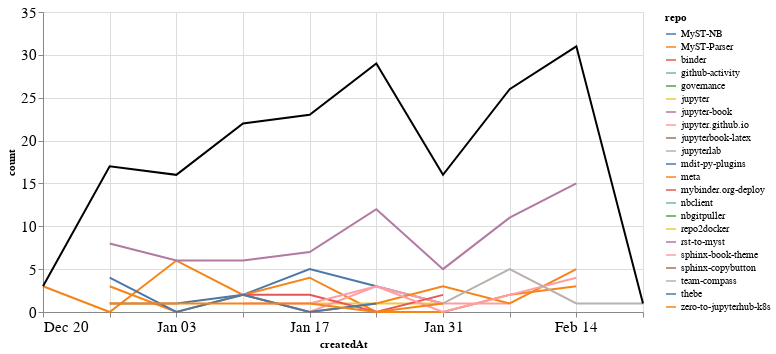

The code cell stored with this chart in its notebook:
### Markdown cell above
### Comments

### Code cell
comments_time = comments.groupby('repo').resample('W', on='createdAt').count()['author'].reset_index()
comments_time = comments_time.rename(columns={'author': 'count'})
comments_time_total = comments_time.groupby('createdAt').agg({"count": "sum"}).reset_index()
ch1 = alt.Chart(comments_time, width=600).mark_line().encode(
    x='createdAt',
    y='count',
    color='repo',
    tooltip="repo"
)

ch2 = alt.Chart(comments_time_total, width=600).mark_line(color="black").encode(
    x='createdAt',
    y='count',
)

ch1 + ch2

### Figure 1 — Vega-Lite specification as saved in the notebook (floating-point values rounded to 4 significant figures)
{"config": {"axisLeft": {"labelFontSize": 15}, "axisBottom": {"labelFontSize": 15}}, "layer": [{"data": {"name": "data-ead6c7731a3b7481011cc66ebaf4922b"}, "mark": "line", "encoding": {"color": {"type": "nominal", "field": "repo"}, "tooltip": {"type": "nominal", "field": "repo"}, "x": {"type": "temporal", "field": "createdAt"}, "y": {"type": "quantitative", "field": "count"}}, "width": 600}, {"data": {"name": "data-f73ff46194aaaa0712acf63fee5e196e"}, "mark": {"type": "line", "color": "black"}, "encoding": {"x": {"type": "temporal", "field": "createdAt"}, "y": {"type": "quantitative", "field": "count"}}, "width": 600}], "$schema": "https://vega.github.io/schema/vega-lite/v4.8.1.json", "datasets": {"data-ead6c7731a3b7481011cc66ebaf4922b": [{"repo": "MyST-NB", "createdAt": "2021-01-03T00:00:00", "count": 1}, {"repo": "MyST-NB", "createdAt": "2021-01-10T00:00:00", "count": 2}, {"repo": "MyST-NB", "createdAt": "2021-01-17T00:00:00", "count": 5}, {"repo": "MyST-NB", "createdAt": "2021-01-24T00:00:00", "count": 3}, {"repo": "MyST-NB", "createdAt": "2021-01-31T00:00:00", "count": 1}, {"repo": "MyST-Parser", "createdAt": "2020-12-20T00:00:00", "count": 3}, {"repo": "MyST-Parser", "createdAt": "2020-12-27T00:00:00", "count": 0}, {"repo": "MyST-Parser", "createdAt": "2021-01-03T00:00:00", "count": 6}, {"repo": "MyST-Parser", "createdAt": "2021-01-10T00:00:00", "count": 2}, {"repo": "MyST-Parser", "createdAt": "2021-01-17T00:00:00", "count": 4}, {"repo": "MyST-Parser", "createdAt": "2021-01-24T00:00:00", "count": 0}, {"repo": "MyST-Parser", "createdAt": "2021-01-31T00:00:00", "count": 0}, {"repo": "MyST-Parser", "createdAt": "2021-02-07T00:00:00", "count": 2}, {"repo": "MyST-Parser", "createdAt": "2021-02-14T00:00:00", "count": 3}, {"repo": "binder", "createdAt": "2021-01-31T00:00:00", "count": 1}, {"repo": "github-activity", "createdAt": "2021-01-17T00:00:00", "count": 2}, {"repo": "governance", "createdAt": "2021-01-24T00:00:00", "count": 1}, {"repo": "jupyter", "createdAt": "2021-01-17T00:00:00", "count": 1}, {"repo": "jupyter", "createdAt": "2021-01-24T00:00:00", "count": 1}, {"repo": "jupyter", "createdAt": "2021-01-31T00:00:00", "count": 1}, {"repo": "jupyter-book", "createdAt": "2020-12-27T00:00:00", "count": 8}, {"repo": "jupyter-book", "createdAt": "2021-01-03T00:00:00", "count": 6}, {"repo": "jupyter-book", "createdAt": "2021-01-10T00:00:00", "count": 6}, {"repo": "jupyter-book", "createdAt": "2021-01-17T00:00:00", "count": 7}, {"repo": "jupyter-book", "createdAt": "2021-01-24T00:00:00", "count": 12}, {"repo": "jupyter-book", "createdAt": "2021-01-31T00:00:00", "count": 5}, {"repo": "jupyter-book", "createdAt": "2021-02-07T00:00:00", "count": 11}, {"repo": "jupyter-book", "createdAt": "2021-02-14T00:00:00", "count": 15}, {"repo": "jupyter.github.io", "createdAt": "2021-01-10T00:00:00", "count": 2}, {"repo": "jupyter.github.io", "createdAt": "2021-01-17T00:00:00", "count": 0}, {"repo": "jupyter.github.io", "createdAt": "2021-01-24T00:00:00", "count": 3}, {"repo": "jupyter.github.io", "createdAt": "2021-01-31T00:00:00", "count": 1}, {"repo": "jupyter.github.io", "createdAt": "2021-02-07T00:00:00", "count": 1}, {"repo": "jupyterbook-latex", "createdAt": "2021-02-07T00:00:00", "count": 2}, {"repo": "jupyterlab", "createdAt": "2021-02-07T00:00:00", "count": 1}, {"repo": "mdit-py-plugins", "createdAt": "2021-02-07T00:00:00", "count": 1}, {"repo": "meta", "createdAt": "2020-12-27T00:00:00", "count": 3}, {"repo": "meta", "createdAt": "2021-01-03T00:00:00", "count": 0}, {"repo": "meta", "createdAt": "2021-01-10T00:00:00", "count": 2}, {"repo": "meta", "createdAt": "2021-01-17T00:00:00", "count": 0}, {"repo": "meta", "createdAt": "2021-01-24T00:00:00", "count": 1}, {"repo": "meta", "createdAt": "2021-01-31T00:00:00", "count": 3}, {"repo": "meta", "createdAt": "2021-02-07T00:00:00", "count": 1}, {"repo": "meta", "createdAt": "2021-02-14T00:00:00", "count": 5}, {"repo": "mybinder.org-deploy", "createdAt": "2021-01-10T00:00:00", "count": 2}, {"repo": "mybinder.org-deploy", "createdAt": "2021-01-17T00:00:00", "count": 2}, {"repo": "mybinder.org-deploy", "createdAt": "2021-01-24T00:00:00", "count": 0}, {"repo": "mybinder.org-deploy", "createdAt": "2021-01-31T00:00:00", "count": 2}, {"repo": "nbclient", "createdAt": "2021-02-14T00:00:00", "count": 3}, {"repo": "nbgitpuller", "createdAt": "2021-01-10T00:00:00", "count": 2}, {"repo": "repo2docker", "createdAt": "2021-01-24T00:00:00", "count": 4}, {"repo": "rst-to-myst", "createdAt": "2021-01-03T00:00:00", "count": 1}, {"repo": "sphinx-book-theme", "createdAt": "2021-01-10T00:00:00", "count": 1}, {"repo": "sphinx-book-theme", "createdAt": "2021-01-17T00:00:00", "count": 1}, {"repo": "sphinx-book-theme", "createdAt": "2021-01-24T00:00:00", "count": 3}, {"repo": "sphinx-book-theme", "createdAt": "2021-01-31T00:00:00", "count": 0}, {"repo": "sphinx-book-theme", "createdAt": "2021-02-07T00:00:00", "count": 2}, {"repo": "sphinx-book-theme", "createdAt": "2021-02-14T00:00:00", "count": 4}, {"repo": "sphinx-copybutton", "createdAt": "2020-12-27T00:00:00", "count": 1}, {"repo": "sphinx-copybutton", "createdAt": "2021-01-03T00:00:00", "count": 1}, {"repo": "team-compass", "createdAt": "2021-01-31T00:00:00", "count": 1}, {"repo": "team-compass", "createdAt": "2021-02-07T00:00:00", "count": 5}, {"repo": "team-compass", "createdAt": "2021-02-14T00:00:00", "count": 1}, {"repo": "team-compass", "createdAt": "2021-02-21T00:00:00", "count": 1}, {"repo": "thebe", "createdAt": "2020-12-27T00:00:00", "count": 4}, {"repo": "thebe", "createdAt": "2021-01-03T00:00:00", "count": 0}, {"repo": "thebe", "createdAt": "2021-01-10T00:00:00", "count": 2}, {"repo": "thebe", "createdAt": "2021-01-17T00:00:00", "count": 0}, {"repo": "thebe", "createdAt": "2021-01-24T00:00:00", "count": 1}, {"repo": "zero-to-jupyterhub-k8s", "createdAt": "2020-12-27T00:00:00", "count": 1}, {"repo": "zero-to-jupyterhub-k8s", "createdAt": "2021-01-03T00:00:00", "count": 1}, {"repo": "zero-to-jupyterhub-k8s", "createdAt": "2021-01-10T00:00:00", "count": 1}, {"repo": "zero-to-jupyterhub-k8s", "createdAt": "2021-01-17T00:00:00", "count": 1}, {"repo": "zero-to-jupyterhub-k8s", "createdAt": "2021-01-24T00:00:00", "count": 0}, {"repo": "zero-to-jupyterhub-k8s", "createdAt": "2021-01-31T00:00:00", "count": 1}], "data-f73ff46194aaaa0712acf63fee5e196e": [{"createdAt": "2020-12-20T00:00:00", "count": 3}, {"createdAt": "2020-12-27T00:00:00", "count": 17}, {"createdAt": "2021-01-03T00:00:00", "count": 16}, {"createdAt": "2021-01-10T00:00:00", "count": 22}, {"createdAt": "2021-01-17T00:00:00", "count": 23}, {"createdAt": "2021-01-24T00:00:00", "count": 29}, {"createdAt": "2021-01-31T00:00:00", "count": 16}, {"createdAt": "2021-02-07T00:00:00", "count": 26}, {"createdAt": "2021-02-14T00:00:00", "count": 31}, {"createdAt": "2021-02-21T00:00:00", "count": 1}]}}
